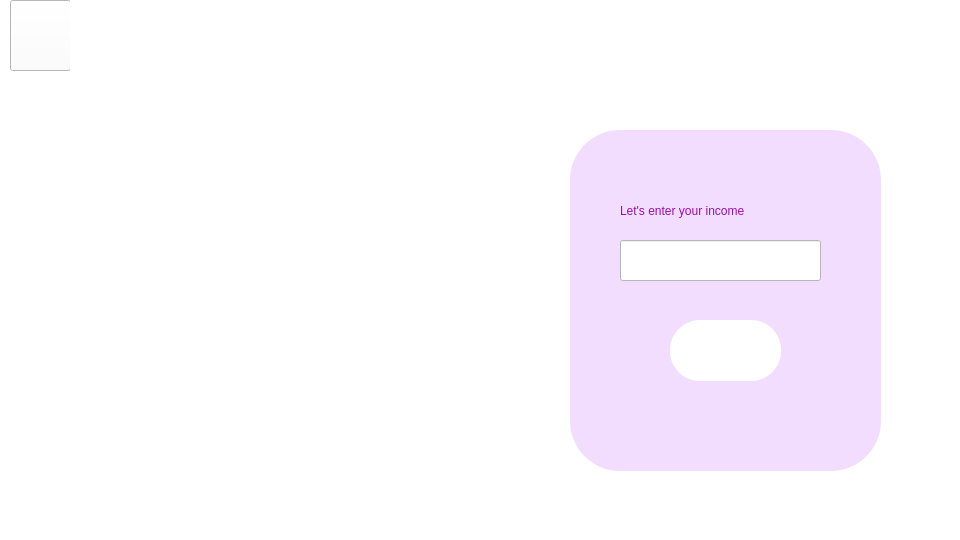
<?xml version="1.0" encoding="UTF-8"?>
<ui version="4.0">
 <class>newincome</class>
 <widget class="QMainWindow" name="newincome">
  <property name="geometry">
   <rect>
    <x>0</x>
    <y>0</y>
    <width>960</width>
    <height>540</height>
   </rect>
  </property>
  <property name="windowTitle">
   <string>MainWindow</string>
  </property>
  <property name="styleSheet">
   <string notr="true">background-color:rgb(255,255,255);</string>
  </property>
  <widget class="QWidget" name="centralwidget">
   <widget class="QPushButton" name="pushButton_6">
    <property name="geometry">
     <rect>
      <x>20</x>
      <y>560</y>
      <width>80</width>
      <height>24</height>
     </rect>
    </property>
    <property name="text">
     <string>Log Out</string>
    </property>
   </widget>
   <widget class="QLabel" name="label_2">
    <property name="geometry">
     <rect>
      <x>870</x>
      <y>460</y>
      <width>91</width>
      <height>81</height>
     </rect>
    </property>
    <property name="styleSheet">
     <string notr="true">border-image: url(:/resources/logo.png);</string>
    </property>
    <property name="text">
     <string/>
    </property>
   </widget>
   <widget class="QLabel" name="label_4">
    <property name="geometry">
     <rect>
      <x>140</x>
      <y>140</y>
      <width>371</width>
      <height>321</height>
     </rect>
    </property>
    <property name="styleSheet">
     <string notr="true">border-image: url(:/resources/bal.png);</string>
    </property>
    <property name="text">
     <string/>
    </property>
   </widget>
   <widget class="QPushButton" name="pushButton_8">
    <property name="geometry">
     <rect>
      <x>670</x>
      <y>320</y>
      <width>111</width>
      <height>61</height>
     </rect>
    </property>
    <property name="styleSheet">
     <string notr="true">background-image:url(:/resources/p7.jpg);
font: 12pt &quot;Bahnschrift&quot;;
color:white;
border-radius:30px
</string>
    </property>
    <property name="text">
     <string>Save</string>
    </property>
   </widget>
   <widget class="QLabel" name="label_5">
    <property name="geometry">
     <rect>
      <x>620</x>
      <y>200</y>
      <width>221</width>
      <height>21</height>
     </rect>
    </property>
    <property name="styleSheet">
     <string notr="true">font: 15pt &quot;Bahnschrift&quot;;
color:rgb(151, 18, 161);
background-color:rgb(242, 221, 255);

</string>
    </property>
    <property name="text">
     <string>Let's enter your income</string>
    </property>
   </widget>
   <widget class="QLineEdit" name="lineEdit">
    <property name="geometry">
     <rect>
      <x>620</x>
      <y>240</y>
      <width>201</width>
      <height>41</height>
     </rect>
    </property>
   </widget>
   <widget class="QPushButton" name="back">
    <property name="geometry">
     <rect>
      <x>10</x>
      <y>0</y>
      <width>61</width>
      <height>71</height>
     </rect>
    </property>
    <property name="styleSheet">
     <string notr="true">image: url(:/resources/back.png);</string>
    </property>
    <property name="text">
     <string/>
    </property>
   </widget>
   <widget class="QLabel" name="editprofiletitle">
    <property name="geometry">
     <rect>
      <x>70</x>
      <y>0</y>
      <width>881</width>
      <height>71</height>
     </rect>
    </property>
    <property name="styleSheet">
     <string notr="true">border-image:url(:/resources/title.png);
color:rgb(255, 255, 255);
 
font: 700 22pt &quot;Bahnschrift&quot;;

 </string>
    </property>
    <property name="text">
     <string> NEW INCOME</string>
    </property>
   </widget>
   <widget class="QLabel" name="label">
    <property name="geometry">
     <rect>
      <x>570</x>
      <y>130</y>
      <width>311</width>
      <height>341</height>
     </rect>
    </property>
    <property name="styleSheet">
     <string notr="true">background-color:rgb(242, 221, 255);
border-radius:50px

</string>
    </property>
    <property name="text">
     <string/>
    </property>
   </widget>
   <zorder>label</zorder>
   <zorder>pushButton_6</zorder>
   <zorder>label_2</zorder>
   <zorder>label_4</zorder>
   <zorder>pushButton_8</zorder>
   <zorder>label_5</zorder>
   <zorder>lineEdit</zorder>
   <zorder>back</zorder>
   <zorder>editprofiletitle</zorder>
  </widget>
 </widget>
 <resources/>
 <connections/>
</ui>
